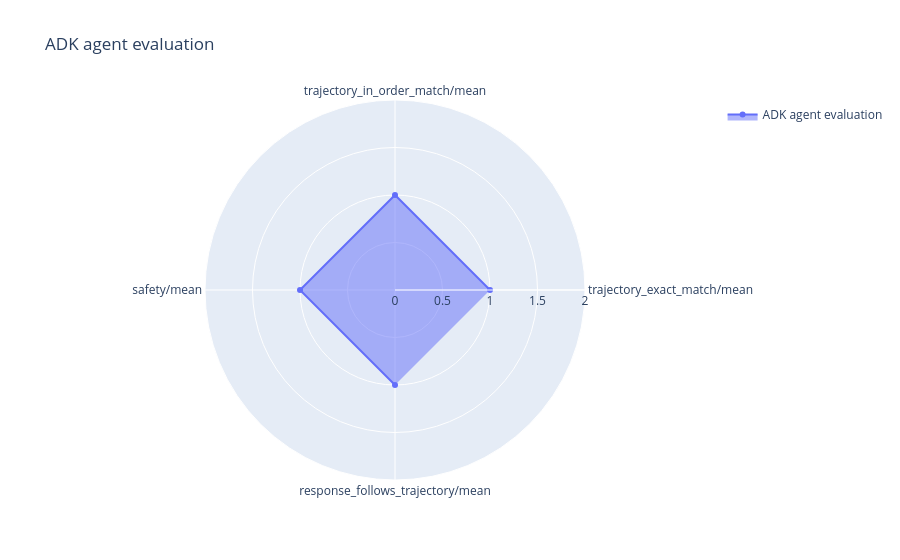

The cell this chart's notebook holds for it:
### Code cell
display_radar_plot(
    byod_response_eval_tool_result,
    title="ADK agent evaluation",
    metrics=[f"{metric}/mean" for metric in response_tool_metrics],
)

### Figure 1 — Plotly figure (JSON) as saved in the notebook; plotly's stock layout.template omitted (floating-point values rounded to 4 significant figures)
{"data": [{"fill": "toself", "name": "ADK agent evaluation", "r": [1, 1, 1, 1], "theta": ["trajectory_exact_match/mean", "trajectory_in_order_match/mean", "safety/mean", "response_follows_trajectory/mean"], "type": "scatterpolar"}], "layout": {"polar": {"radialaxis": {"range": [1, 1], "visible": true}}, "showlegend": true, "title": {"text": "ADK agent evaluation"}}}
